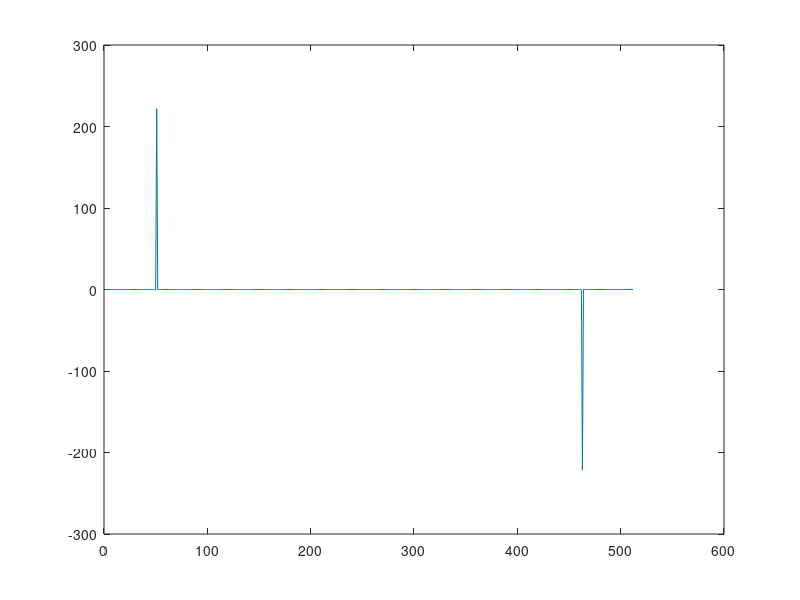

The MATLAB source for this figure:
close all;
i=0:511;
f0=50;
f1=450;
r0=f0*2*pi*i/512;
r1=f1*2*pi*i/512;
phaoff=pi/3;
s=cos(r0+phaoff);
s=s+cos(r1+phaoff/f0*f1+0);
fs=fft(s);
plot(imag(fs));
val0=fs(f0+1);
posf=f1;
if posf>512
    posf=posf-512;
end
val1=fs(posf+1);
ang0=angle(val0);
ang1=angle(val1);
angr=ang1-(ang0/f0*f1);
angr=angr+2*pi;
